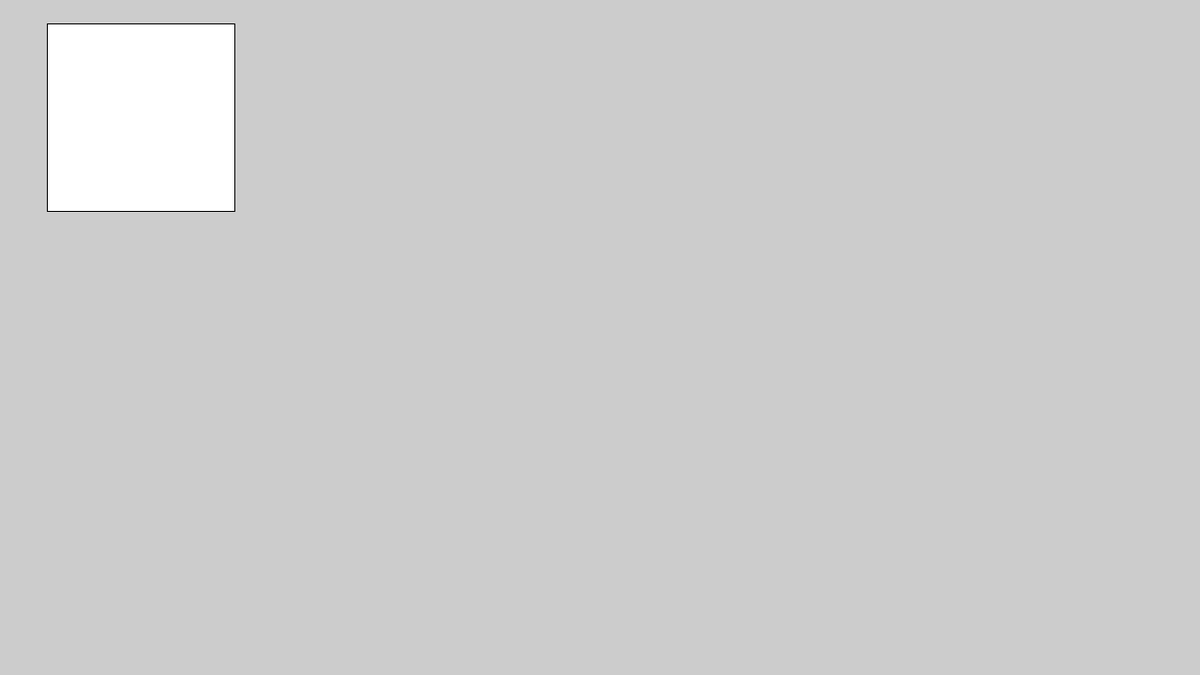
Frame 1 (no input)
Frame 2 (the mouse pressed at the canvas centre, redrawn once): identical to frame 1, image omitted

The Processing sketch that drew this single still picture (run headless with seeded random() and noise(); the mouse was pressed at the canvas centre and the sketch redrawn once):

// Processing sketch: PixelNumberConversion
// ── PixelNumberConversion.pde
long pix = 32050;
long h = 500;
long w = 500;

void setup() {
  size(1280,720);
  noLoop();
  println(width);
}

void draw() {
  PVector corner = coordFromPixel(pix, true);
  rect(corner.x, corner.y, 200, 200);
}

PVector coordFromPixel(long pixelNumber) {
  long x = pixelNumber % width;
  long y = (pixelNumber - x) / width;
  return new PVector(x, y);
}

PVector coordFromPixel(long pixelNumber, Boolean DEBUG) {
  long x = pixelNumber % width;
  long y = (pixelNumber - x) / width;
  
  if (DEBUG == true) {
    println("X-Coordinate of Corner: ", x);
    println("Y-Coordinate of Corner: ", y);
  }
  
  return new PVector(x, y);
}
